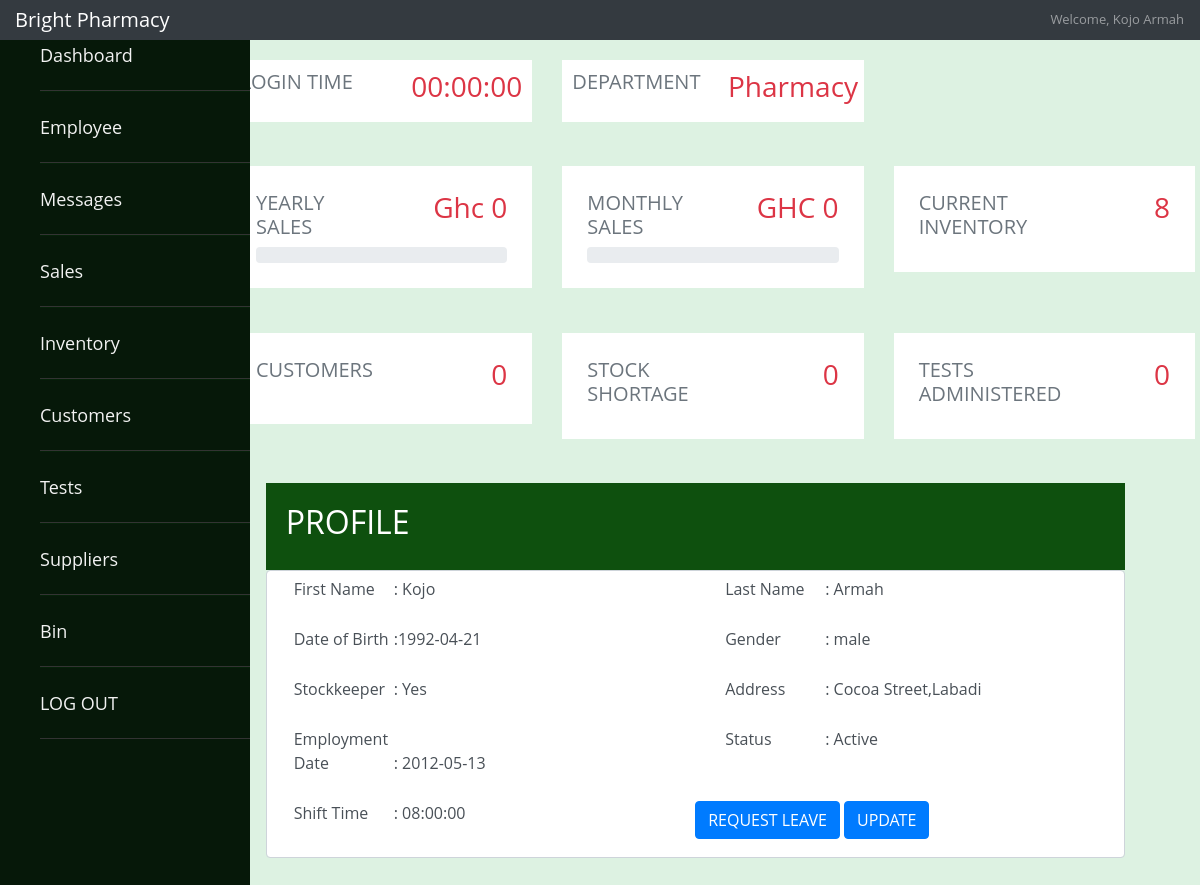
The app's page /employee/administrator/administrator_dashboard.php (signed in) with its own data.
### tables this page shows
CREATE TABLE `Employee` (
  `EmployeeID` int(3) NOT NULL,
  `EmployeeFname` varchar(15) NOT NULL,
  `EmployeeLname` varchar(15) NOT NULL,
  `EmployeeGender` enum('male','female') DEFAULT NULL,
  `EmployeeDOB` date DEFAULT NULL,
  `EmployeeAddress` varchar(30) NOT NULL,
  `DepartmentID` int(11) NOT NULL,
  `ShiftTime` time NOT NULL,
  `EmploymentDate` date NOT NULL,
  `Salary` varchar(255) DEFAULT NULL,
  `EmployeeStatus` enum('Active','Inactive','On-Leave','') NOT NULL
);

CREATE TABLE `department` (
  `DepartmentID` int(11) NOT NULL,
  `DepartmentName` varchar(20) NOT NULL
);

CREATE TABLE `Employee_Log_in` (
  `EmployeeID` int(3) NOT NULL,
  `Password` varchar(300) NOT NULL
);

### employee/administrator/administrator_dashboard.php (the view, shortened to what this page needs)
<?php
require_once("connection.php");
$sqls= "SELECT * FROM Employee WHERE EmployeeID = '".$_SESSION['id']."'";
$name = mysqli_query($conn,$sqls);
$rowname=mysqli_fetch_assoc($name);
$fname=$rowname['EmployeeFname'];
$lname=$rowname['EmployeeLname'];
if($_SESSION["loggedin"]){
    $id=$_SESSION["id"];
    $report ="SELECT * from Employee_Time where EmployeeID='$id' ORDER BY Report_Time DESC LIMIT 1";
    $reports=mysqli_query($conn,$report);
    $rep=mysqli_fetch_assoc($reports);
    $sales_query="SELECT sum(Bill) as Total_sales from Sellsto  where EXTRACT(YEAR from DateofSale)= year(curdate())";
    $sales=mysqli_query($conn,$sales_query);
    $sale=mysqli_fetch_assoc($sales);
        $total_sale=$sale['Total_sales'];
    $test_query="SELECT * from Administers ";
    $test=mysqli_query($conn,$test_query);
    $test_p=mysqli_num_rows($test);
    $bill="SELECT sum(Bill) as Month_Bills from Sellsto  where EXTRACT(MONTH from DateofSale)=month(curdate()) and EXTRACT(YEAR from DateofSale)= year(curdate())";
    $bills=mysqli_query($conn,$bill);
    $bils=mysqli_fetch_assoc($bills);
        $billy=$bils['Month_Bills'];
    $inventory="SELECT * from Inventory";
    $invent=mysqli_query($conn,$inventory);
    $inventor=mysqli_num_rows($invent);
      $sql_bill="SELECT sum(Bill) as Total_Sale FROM Administers  where EXTRACT(YEAR from DateAdministered)= year(curdate())";
      $res_bill=mysqli_query($conn,$sql_bill);
      $res_bi=mysqli_fetch_assoc($res_bill);
        $totasales=$res_bi['Total_Sale'];
      $billz="SELECT sum(Bill) as Month_Bill from Administers  where EXTRACT(MONTH from DateAdministered)=month(curdate()) and EXTRACT(YEAR from DateAdministered)= year(curdate())";
    $billzz=mysqli_query($conn,$billz);
    $bilz=mysqli_fetch_assoc($billzz);
        $monthsales=$bilz['Month_Bill'];
    }
?>
<!DOCTYPE html>
<html lang="en">
<head>
    <link rel="stylesheet" href="https://maxcdn.bootstrapcdn.com/bootstrap/4.0.0/css/bootstrap.min.css">
    <link href="https://unpkg.com/ionicons@4.5.10-0/dist/css/ionicons.min.css" rel="stylesheet">
   <link rel="stylesheet" href="/final-melwinkle/css/main.css">
   <link rel="stylesheet" href="/final-melwinkle/css/sales.css">
</head>
<body>
<nav class="navbar navbar-dark fixed-top bg-dark flex-md-nowrap p-0 shadow">
      <a class="navbar-brand col-sm-3 col-md-2 mr-0" href="#">Bright Pharmacy</a>
      <ul class="navbar-nav px-3">
        <li class="nav-item text-nowrap">
          <a class="nav-link" href=""><?php
      if($fname && $lname) {
        echo  "Welcome, ".$fname." ".$lname;
      }
      else {
        echo "Employee";
      }
    ?>
    </a>
        </li>
      </ul>
    </nav>
    <div class="wrapper"  >
  <nav id="sidebar" aria-label="side">
<ul class="list-items">
<li><a href="/final-melwinkle/employee/administrator/administrator_dashboard.php"><i class='icon ion-md-home' size='large'></i> Dashboard</a></li>
<li><a href="/final-melwinkle/employee/administrator/administrator_employee.php">  <i class='icon ion-md-people' size='large'></i> Employee</a></li>
<li><a href="/final-melwinkle/employee/administrator/administrator_messages.php">  <i class='icon ion-md-mail' size='large'></i> Messages</a></li>
<li><a href="/final-melwinkle/employee/employee_sales.php"><i class='icon ion-md-cash' size='large'></i> Sales</a></li>
<li><a href="/final-melwinkle/employee/employee_inventory.php"> <i class='icon ion-md-hammer' size='large'></i> Inventory</a></li>
<li><a href="/final-melwinkle/employee/customer/customer.php"> <i class='icon ion-md-people' size='large'></i> Customers</a></li>
<li><a href="/final-melwinkle/employee/employee_tests.php">  <i class='icon ion-md-clipboard' size='large'></i> Tests</a></li>
<li><a href="/final-melwinkle/employee/general_suppliers.php">  <i class='icon ion-md-basket' size='large'></i> Suppliers</a></li>
<li><a href='/final-melwinkle/employee/bin.php'><i class='icon ion-md-trash' size='large'></i> Bin</a></li>
<li><a href="/final-melwinkle/employee/employee_log_out.php">  <i class='icon ion-md-power' size='large'></i> LOG OUT</a></li>
</ul>
</nav>
  </div>
  <div id="page-wrapper" style="padding:0 0 60px;min-height:568px;margin-left:18%;margin-top:5%">
<div class="row" style="margin-top:3%;padding-left:15px;padding-right:5px">
              <div class="col-lg-4 col-md-4 col-sm-12 col-xs-12">
                  <div class="white-box" style="background:white;padding:10px;margin-bottom:15px">
                      <div class="col-in row">
                          <div class="col-md-6 col-sm-6 col-xs-6">
                              <h5 class="text-muted vb">LOGIN TIME</h5>
                          </div>
                          <div class="col-md-6 col-sm-6 col-xs-6">
                              <h3 class="counter text-right m-t-15 text-danger"><?php if($rep){
          $date=date_create($rep["Report_Time"]);
          $day=date_format($date,"d/M/Y H:i:s ");
          echo "$day";
    } else{ echo "00:00:00";
    }?></h3>
                          </div>
                      </div>
                  </div>
              </div>
              <div class="col-lg-4 col-md-4 col-sm-12 col-xs-12">
                  <div class="white-box" style="background:white;padding:10px;margin-bottom:15px">
                      <div class="col-in row">
                          <div class="col-md-6 col-sm-6 col-xs-6">
                              <h5 class="text-muted vb">DEPARTMENT</h5>
                          </div>
                          <div class="col-md-6 col-sm-6 col-xs-6">
                              <h3 class="counter text-right m-t-15 text-danger"><?php
                              $did=$rowname['DepartmentID'];
                                $depart="SELECT DepartmentName from department  where DepartmentID=$did";
                                $ris=mysqli_query($conn,$depart);
                                 $row_d=mysqli_fetch_assoc($ris);
                              echo $row_d['DepartmentName'];?></h3>
                          </div>
                      </div>
                  </div>
              </div>
              </div>
      <div class="row" style="margin-top:3%;padding-left:15px;padding-right:5px">
              <div class="col-lg-4 col-md-4 col-sm-12 col-xs-12">
                  <div class="white-box" style="background:white;padding:25px;margin-bottom:15px">
                      <div class="col-in row">
                          <div class="col-md-6 col-sm-6 col-xs-6">
                              <h5 class="text-muted vb">YEARLY SALES</h5>
                          </div>
                          <div class="col-md-6 col-sm-6 col-xs-6">
                              <h3 class="counter text-right m-t-15 text-danger"><?php if($totasales && $total_sale){
                                  $tots=$totasales + $total_sale;
                                      echo "GHc " .$tots;
                              }else{
                                  echo "Ghc 0";}
                               ?></h3>
                          </div>
                          <div class="col-md-12 col-sm-12 col-xs-12">
                              <div class="progress">
                              </div>
                          </div>
                      </div>
                  </div>
              </div>
              <div class="col-lg-4 col-md-4 col-sm-12 col-xs-12">
                  <div class="white-box" style="background:white;padding:25px;margin-bottom:15px">
                      <div class="col-in row">
                          <div class="col-md-6 col-sm-6 col-xs-6">
                              <h5 class="text-muted vb">MONTHLY SALES </h5>
                          </div>
                          <div class="col-md-6 col-sm-6 col-xs-6">
                              <h3 class="counter text-right m-t-15 text-danger"><?php if($billy && $monthsales){
                                  $months=$billy + $monthsales;
                                          echo "GHC " .$months;
                              }else{
                                  echo "GHC 0";
                                  }?></h3>
                          </div>
                          <div class="col-md-12 col-sm-12 col-xs-12">
                              <div class="progress">
                              </div>
                          </div>
                      </div>
                  </div>
              </div>
                <div class="col-lg-4 col-md-4 col-sm-12 col-xs-12">
                  <div class="white-box" style="background:white;padding:25px;margin-bottom:15px">
                      <div class="col-in row">
                          <div class="col-md-6 col-sm-6 col-xs-6">
                              <h5 class="text-muted vb">CURRENT INVENTORY</h5>
                          </div>
                          <div class="col-md-6 col-sm-6 col-xs-6">
                              <h3 class="counter text-right m-t-15 text-danger"><?php
                                  echo $inventor;
                             ?></h3>
                          </div>
                      </div>
                  </div>
              </div>
              </div>
              <div class="row" style="margin-top:3%;padding-left:15px;padding-right:5px">
              <div class="col-lg-4 col-md-4 col-sm-12 col-xs-12">
                  <div class="white-box" style="background:white;padding:25px;margin-bottom:15px">
                      <div class="col-in row">
                          <div class="col-md-6 col-sm-6 col-xs-6">
                              <h5 class="text-muted vb">CUSTOMERS</h5>
                          </div>
                          <div class="col-md-6 col-sm-6 col-xs-6">
                              <h3 class="counter text-right m-t-15 text-danger"><?php
                                     $sql_sell="SELECT * FROM Customer";
                                     $res_sell=mysqli_query($conn,$sql_sell);
                                     $res_l=mysqli_num_rows($res_sell);
                                     echo $res_l;
?></h3>
                          </div>
                      </div>
                  </div>
              </div>
               <div class="col-lg-4 col-md-4 col-sm-12 col-xs-12">
                  <div class="white-box" style="background:white;padding:25px;margin-bottom:15px">
                      <div class="col-in row">
                          <div class="col-md-6 col-sm-6 col-xs-6">
                              <h5 class="text-muted vb">STOCK SHORTAGE</h5>
                          </div>
                          <div class="col-md-6 col-sm-6 col-xs-6">
                              <h3 class="counter text-right m-t-15 text-danger"><?php
                                    $res_l=mysqli_num_rows($res_sell);
                                    echo $res_l;
                                    ?></h3>
                          </div>
                      </div>
                  </div>
              </div>
               <div class="col-lg-4 col-md-4 col-sm-12 col-xs-12">
                  <div class="white-box" style="background:white;padding:25px;margin-bottom:15px">
                      <div class="col-in row">
                          <div class="col-md-6 col-sm-6 col-xs-6">
                              <h5 class="text-muted vb">TESTS ADMINISTERED</h5>
                          </div>
                          <div class="col-md-6 col-sm-6 col-xs-6">
                              <h3 class="counter text-right m-t-15 text-danger"><?php
                                      echo $test_p;
                              ?></h3>
                          </div>
                  </div>
              </div>
</div>
<div class="row" style="margin-top:3%;margin-left:5%;padding-right:5px">
             <div style="width:90%;">
             <div style="background:rgb(14, 80, 14);padding:20px;color:white"><h2>PROFILE</h2></div>
          <form class="form-control">
                   <?php
          $sql="SELECT * FROM Employee inner join Employee_Log_in ON Employee.EmployeeID=Employee_Log_in.EmployeeID WHERE Employee.EmployeeID='$id'";
                                               $req= mysqli_query($conn,$sql);
                                               $row=mysqli_fetch_assoc($req);
                   ?>
                       <div class="row">
                           <div class="bio-row">
                               <p><span>First Name </span>: <?php echo $row['EmployeeFname']?></p>
                           </div>
                           <div class="bio-row">
                               <p><span>Last Name </span>: <?php echo $row['EmployeeLname']?></p>
                           </div>
                           <div class="bio-row">
                               <p><span>Date of Birth </span>:<?php echo $row['EmployeeDOB']?></p>
                           </div>
                           <div class="bio-row">
                               <p><span>Gender</span>: <?php echo $row['EmployeeGender']?></p>
                           </div>
                           <div class="bio-row">
                               <p><span>Stockkeeper </span>: Yes</p>
                           </div>
                           <div class="bio-row">
                               <p><span>Address</span>: <?php echo $row['EmployeeAddress']?></p>
                           </div>
                           <div class="bio-row">
                               <p><span>Employment Date </span>: <?php echo $row['EmploymentDate']?></p>
                           </div>
                           <div class="bio-row">
                               <p><span>Status</span>: <?php echo $row['EmployeeStatus']?> </p>
                           </div>
                           <div class="bio-row">
                               <p><span> Shift Time</span>: <?php echo $row['ShiftTime']?> </p>
                           </div>
               <div style="float:right">
               <button type='button' class='btn btn-primary' data-toggle='modal' data-target='#requestleave_<?php echo $id;?>'>
                   REQUEST LEAVE<i class='icon ion-md-checkmark-circle-outline' size='large'></i>
                 </button>
               <button type='button' class='btn btn-primary' data-toggle='modal' data-target='#request_<?php echo $id;?>'>
                   UPDATE<i class='icon ion-md-checkmark-circle-outline' size='large'></i>
                 </button>
                     <?php include_once('admin_update.php')?>
    </body>
</html>

### css/main.css (style rules this page uses)
.wrapper { background: rgb(14, 80, 14); }
#sidebar { height: 100%; width: 250px; position: fixed; z-index: 1; top: 0; left: 0; background-color:rgb(14, 80, 14); overflow-x: hidden; padding-top: 20px; color: white; }
#sidebar .list-items { position: relative; background: rgb(6, 24, 9); width: 100%; height: 100%; list-style: none; }
#sidebar .list-items li { line-height: 70px; border-top: 1px solid rgb(5, 33, 9); border-bottom: 1px solid #333; transition: all 0.3s ease; }
#sidebar .list-items li:first-child { border-top: none; }
#sidebar .list-items li a { color: #f2f2f2; text-decoration: none; font-size: 18px; font-weight: 500; height: 100%; width: 100%; display: block; }
.bio-row { width: 50%; float: left; margin-bottom: 10px; padding:0 15px; font-size: 16px; padding-left: 30px; }
.bio-row p span { width: 100px; display: inline-block; }

### css/sales.css (style rules this page uses)
body { background-color: #ddf2e2; color:black; font-family: 'Open Sans', sans-serif; font-size: 13px; text-rendering: optimizeLegibility; -webkit-font-smoothing: antialiased; -moz-font-smoothing: antialiased; height:100%; }

### records on screen
employee: EmployeeFname "Kojo", EmployeeLname "Armah"
department: DepartmentName "Pharmacy"
employee_log_in: EmployeeID.EmployeeFname "Kojo", EmployeeID.EmployeeLname "Armah", EmployeeID.EmployeeDOB "1992-04-21", EmployeeID.EmployeeGender "male", EmployeeID.EmployeeAddress "Cocoa Street,Labadi", EmployeeID.EmploymentDate "2012-05-13", EmployeeID.EmployeeStatus "Active", EmployeeID.ShiftTime "08:00:00"

### other values on screen
$inventor "8"
$res_l "0"
$test_p "0"
